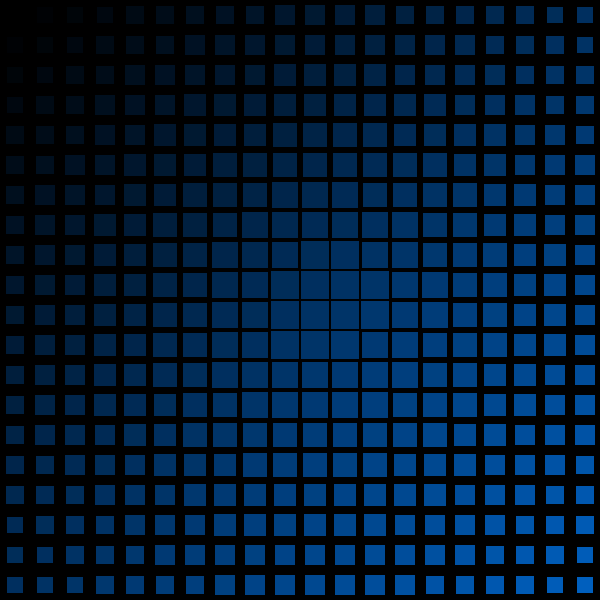
Frame 1 (no input)
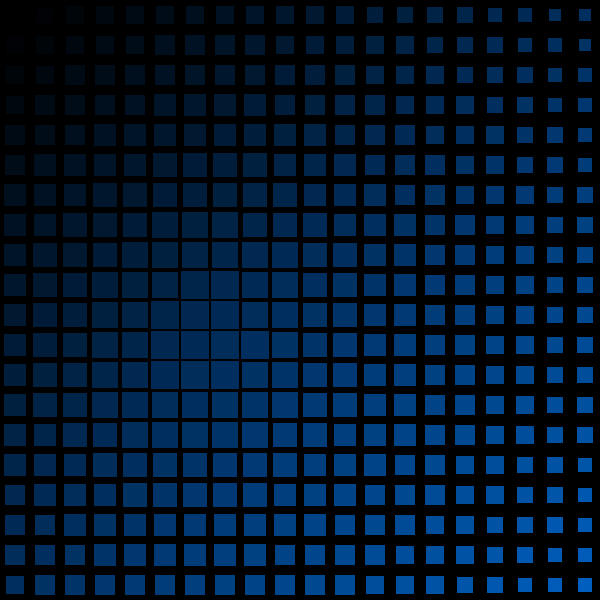
Frame 60 (the mouse pressed at the canvas centre just before this capture)
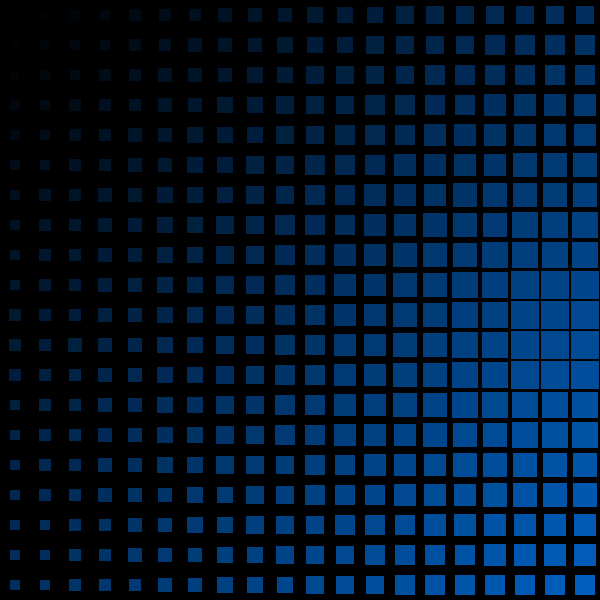
Frame 120 (the mouse held since frame 60 and released just before this capture)

The Processing sketch that drew these frames (run headless with seeded random() and noise(); from frame 60 on, the mouse is pressed at the canvas centre):

// Processing sketch: tp2
// ── tp2.pde
//Vidal, Ezequiel
//tp2 Ilusión óptica Interactiva
int cant;
int tam;
float px, py, dx, dy;
void setup() {
  size(600, 600);
  cant = 20;
  tam = width/cant;

  rectMode(CENTER);

  px = width/2;
  py = height/2;
  dx = random(-0.1, 0.1);
  dy = random(-0.1, 0.1);
}
void draw() {
  background(0);
  for (int c= 0; c<cant; c++) {
    for (int j= 0; j<cant; j++) {
      float tono = map(c+j, 0, cant+cant, 0, 255);
      fill(0, 100, 200, tono);
      float dist = dist(px, py, c*tam+tam/cant, j*tam+tam/cant);
      float distMax = dist(0, 0, width, height);
      float ancho = map(dist, 0, distMax, tam*2, tam/10 );
      if (px>= width-cant/2 || px<= cant/2 ) {
        dx = dx*-1;
      }
      if (py>= height-cant/2 || py<= cant/2 ) {
        dy *= -1;
      }
      rect(c*tam+tam/2, j*tam+tam/2, ancho/2, ancho/2);
      px += dx;
      py += dy;
    }
  }
}
void keyPressed(){
  if ( key == ' ' || key==' ' ) { 
    setup();
  }
}
